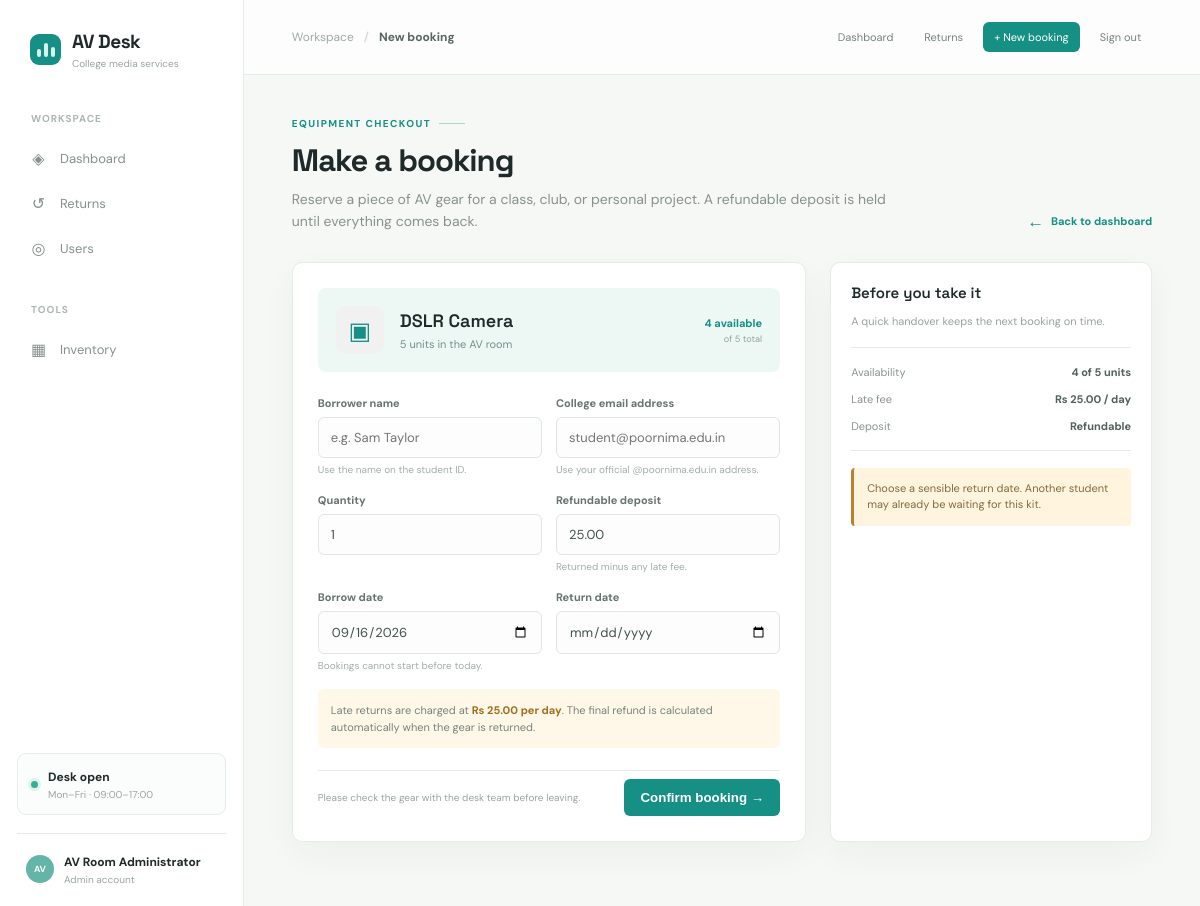
Page /book/1 (signed in) on the committed database.
### app.py (models this page shows)
class User(db.Model):
    id = db.Column(db.Integer, primary_key=True)
    name = db.Column(db.String(100), nullable=False)
    email = db.Column(db.String(100), unique=True, nullable=False)
    password_hash = db.Column(db.String(255), nullable=False)
    role = db.Column(db.String(20), nullable=False, default="student")

class Equipment(db.Model):
    id = db.Column(db.Integer, primary_key=True)
    name = db.Column(db.String(100), nullable=False)
    total_quantity = db.Column(db.Integer, nullable=False)
    available_quantity = db.Column(db.Integer, nullable=False)
    daily_late_fee = db.Column(db.Float, default=LATE_FEE_PER_DAY)

### app.py (the view, shortened to what this page needs)
@app.route("/book/<int:equipment_id>", methods=["GET", "POST"])
@admin_required
def book(equipment_id):
    equipment = Equipment.query.get_or_404(equipment_id)
    return render_template(
        "book.html",
        equipment=equipment,
        current_date=date.today(),
        late_fee_per_day=LATE_FEE_PER_DAY
    )

### app.py (called while the page is built)
def admin_required(view):
    @wraps(view)
    def wrapped_view(*args, **kwargs):
        if "user_id" not in session:
            return redirect(url_for("login", next=request.path))
        if session.get("role") != "admin":
            return "Only administrators can issue or manage equipment!", 403
        return view(*args, **kwargs)
    return wrapped_view

@app.context_processor
def inject_current_user():
    user = User.query.get(session["user_id"]) if session.get("user_id") else None
    return {"current_user": user}

### templates/book.html (shortened to what this page needs)
{% extends "base.html" %}
{% block breadcrumb %}New booking{% endblock %}
{% block content %}
<div class="page-head">
    <div><p class="eyebrow">Equipment checkout</p><h1>Make a booking</h1><p class="lede">Reserve a piece of AV gear for a class, club, or personal project. A refundable deposit is held until everything comes back.</p></div>
    <a class="back-link" href="{{ url_for('index') }}"><span>←</span> Back to dashboard</a>
</div>
<div class="grid-two">
    <section class="panel panel-pad">
        <div class="item-banner"><div class="gear-icon">{% if 'DSLR' in equipment.name %}▣{% elif 'Projector' in equipment.name %}▰{% elif 'Microphone' in equipment.name %}♬{% else %}⊞{% endif %}</div><div><h2>{{ equipment.name }}</h2><p>{{ equipment.total_quantity }} units in the AV room</p></div><div class="available">{{ equipment.available_quantity }} available<small>of {{ equipment.total_quantity }} total</small></div></div>
        <form action="{{ url_for('book', equipment_id=equipment.id) }}" method="post">
            <div class="form-grid">
                <label class="field">Borrower name<input type="text" name="student_name" required placeholder="e.g. Sam Taylor"><span class="help">Use the name on the student ID.</span></label>
                <label class="field">College email address<input type="email" name="email" required pattern="[A-Za-z0-9._%+-]+@poornima\.edu\.in" title="Use your @poornima.edu.in email address" placeholder="student@poornima.edu.in"><span class="help">Use your official @poornima.edu.in address.</span></label>
                <label class="field">Quantity<input type="number" name="quantity" min="1" max="{{ equipment.available_quantity }}" value="1" required></label>
                <label class="field">Refundable deposit<input type="number" name="deposit" min="0" step="0.01" value="{{ '%.2f'|format(late_fee_per_day) }}" required><span class="help">Returned minus any late fee.</span></label>
                <label class="field">Borrow date<input type="date" name="borrow_date" min="{{ current_date.isoformat() }}" value="{{ current_date.isoformat() }}" required><span class="help">Bookings cannot start before today.</span></label>
                <label class="field">Return date<input type="date" name="due_date" min="{{ current_date.isoformat() }}" required></label>
            </div>
            <div class="fee-box">Late returns are charged at <strong>Rs {{ '%.2f'|format(late_fee_per_day) }} per day</strong>. The final refund is calculated automatically when the gear is returned.</div>
            <div class="form-footer"><span class="fine-print">Please check the gear with the desk team before leaving.</span><button class="button" type="submit">Confirm booking →</button></div>
        </form>
    </section>
    <aside class="panel side-list"><h3>Before you take it</h3><p>A quick handover keeps the next booking on time.</p><div class="rule"></div><div class="fact"><span>Availability</span><strong>{{ equipment.available_quantity }} of {{ equipment.total_quantity }} units</strong></div><div class="fact"><span>Late fee</span><strong>Rs {{ '%.2f'|format(late_fee_per_day) }} / day</strong></div><div class="fact"><span>Deposit</span><strong>Refundable</strong></div><div class="rule"></div><div class="notice">Choose a sensible return date. Another student may already be waiting for this kit.</div></aside>
</div>
{% endblock %}

### templates/base.html (shortened to what this page needs)
<!doctype html>
<html lang="en">
<head>
</head>
<body>
<div class="shell">
	<aside class="rail">
		<a class="brand" href="{{ url_for('index') }}"><span class="brand-mark"><i></i><i></i><i></i></span><span><strong>AV Desk</strong><small>College media services</small></span></a>
		<div class="rail-label">Workspace</div>
		<nav class="nav" aria-label="Main navigation">
			<a href="{{ url_for('index') }}" class="{% if request.endpoint == 'index' %}active{% endif %}"><span class="nav-icon">◈</span>Dashboard</a>
            {% if current_user and current_user.role == 'admin' %}<a href="{{ url_for('returns') }}" class=""><span class="nav-icon">↺</span>Returns </a>{% endif %}
            {% if current_user and current_user.role == 'admin' %}<a href="{{ url_for('users') }}" class="{% if request.endpoint == 'users' %}active{% endif %}"><span class="nav-icon">◎</span>Users</a>{% endif %}
		</nav>
		<div class="rail-label">Tools</div>
		<nav class="nav"><a href="{{ url_for('index') }}#equipment"><span class="nav-icon">▦</span>Inventory</a></nav>
		<div class="rail-spacer"></div>
		<div class="desk-status"><span class="status-dot"></span><span><strong>Desk open</strong><small>Mon–Fri · 09:00–17:00</small></span></div>
		<div class="user"><span class="avatar">{% if current_user %}{{ current_user.name[:2]|upper }}{% else %}AV{% endif %}</span><span><strong>{% if current_user %}{{ current_user.name }}{% else %}AV Desk{% endif %}</strong><small>{% if current_user %}{{ current_user.role|capitalize }} account{% else %}Media services{% endif %}</small></span></div>
	</aside>
	<main class="workspace">
        <header class="topbar"><div class="crumb"><span>Workspace</span><b>/</b><strong>{% block breadcrumb %}AV Desk{% endblock %}</strong></div><nav class="top-links"><a href="{{ url_for('index') }}" class="{% if request.endpoint == 'index' %}current{% endif %}">Dashboard</a>{% if current_user and current_user.role == 'admin' %}<a href="{{ url_for('returns') }}" class="{% if request.endpoint == 'returns' %}current{% endif %}">Returns</a><a href="{{ url_for('index') }}#equipment" class="primary">+ New booking</a>{% endif %}{% if current_user %}<a href="{{ url_for('logout') }}">Sign out</a>{% endif %}</nav></header>
		<div class="content">
			{% block content %}{% endblock %}
		</div>
	</main>
</div>
</body>
</html>

### rows in the picture
User: name "AV", name "AV Room Administrator", role "Admin"
Equipment: name "DSLR Camera", total_quantity "5", available_quantity "4"

### other values in the picture
{{ '%.2f'|format(late_fee_per_day) }} "25.00"
